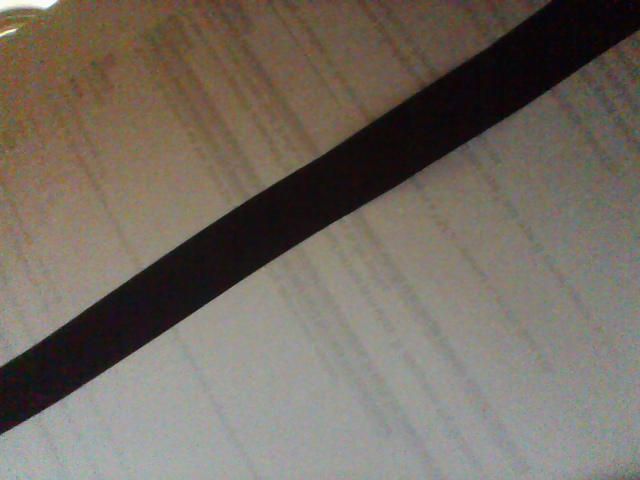
#> input picture pkgproject/images/1der.png, 640 x 480 px, given in place of the camera
$ python main.py
#> lines starting #> are read from the running program, lines starting #| are printed output that depends on the picture; after the words box and inside, x2 and y2 are one past the last pixel; in counts of white or black regions, pixels touching at a corner belong together
### pkgproject/LineFollowerRobot.py
import cv2

from pkgproject.ProcImage import ProcImage


class LineFollowerRobot:
    """
    esta clase se encarga de capturar las imagenes, pasarlas
    para analizar y despues envia el correspondiente mensaje
     atravez del puerto serie
    """
    theta = 0
    threshold = 6

    def __init__(self, camera, com_serial):
        self.camera = camera
        self.com_serial = com_serial

    def star(self):
        while True:
            # for frame in camera.capture_continuous (rawCapture, format = "bgr", use_video_port = True):
            try:
                # grabbed,frame=frame.array
                grabbed, frame = self.camera.read()
#> frame is the input picture: shape (480, 640, 3); mean B, G, R 97.4, 107.1, 115.4
                if grabbed:
                    cv2.imshow('Video', frame)

                    theta, image = ProcImage.process_image(frame)
                    self.com_serial.go_forward_to(self.threshold, theta)
                    theta = 0

                    cv2.imshow("Frame", image)
                    if cv2.waitKey(1) == ord('q'):
                        # Press Q on keyboard to  exit
                        print("Transmisión detenida debido a evento de tecla presionada")
                        self.com_serial.stop_go_forward_to()
                        break

            except KeyboardInterrupt:
                self.com_serial.stop_go_forward_to()
        # Closes all the frames
        cv2.destroyAllWindows()

### pkgproject/ProcImage.py
import math

import cv2
import numpy as np


class ProcImage:
    """
    ProcImage toma una imagen luego lo analiza, realiza los calculos de las lineas
    y devuelve los resultados
    """
    minLineLength = 5
    maxLineGap = 10

    @staticmethod
    def process_image(frame, min_line_length=5, max_line_gap=10):
#> called with min_line_length = 5, max_line_gap = 10
        theta = 0
        image = frame  # frame.array (picamera)
        #image = cv2.imread(r'images/dir_derecha.png') # para probar con fotos descomentar y agregar r'images/name_img.png'
        image = cv2.resize(image, (500, 300))
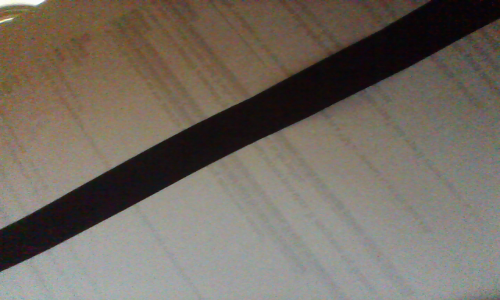
#> image: shape (300, 500, 3); mean B, G, R 97.3, 107, 115.3
        gray = cv2.cvtColor(image, cv2.COLOR_BGR2GRAY)
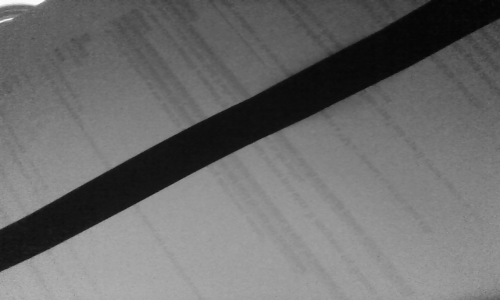
#> gray: shape (300, 500); min 3, max 251, mean 108.4
        blurred = cv2.GaussianBlur(gray, (5, 5), 0)
        edged = cv2.Canny(blurred, 85, 85)
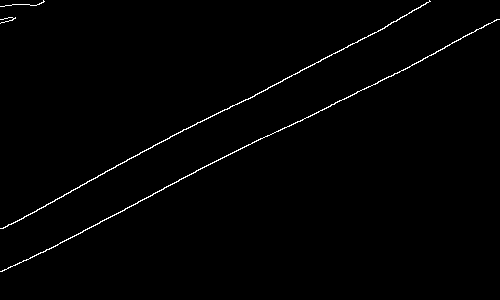
#> edged: shape (300, 500); 0.97% white in thin lines or dots
        lines = cv2.HoughLinesP(edged, 1, np.pi / 180, 10, min_line_length, max_line_gap)
#> lines = 29 rows, first 6: [451, 43, 472, 32], [178, 180, 218, 160], [185, 129, 225, 109], [13, 223, 150, 147], [321, 110, 369, 86], [334, 53, 353, 43]
        for x in range(0, len(lines)):
            for x1, y1, x2, y2 in lines[x]:
                cv2.line(image, (x1, y1), (x2, y2), (0, 255, 0), 2)
                theta = theta + math.atan2((y2 - y1), (x2 - x1))
#> this loop made 29 passes
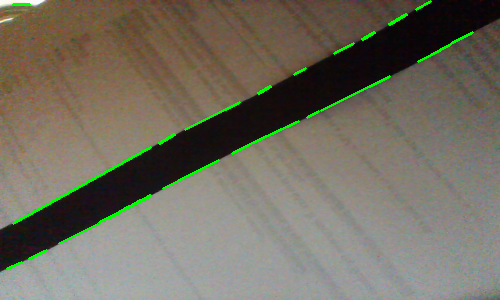
#> image: shape (300, 500, 3); 1.42% of pixels changed, all inside (x1, y1, x2, y2) = (6, 0, 474, 270)
#> after the loop, theta = -13.69
                # print(theta)
        return theta, image

### pkgproject/Camera.py
import time

import cv2


class Camera:
    """
    Esta clase inicia una de las camera
    configure_raspi_camera() -> si se usa una raspberry pi camera
    configure_web_camera() -> si usa una webcam
    """

    def __init__(self, width=640, height=480, fps=30):
        self.width = width
        self.height = height
        self.fps = fps

    # [8 lines left out: function configure_raspi_camera, not called in this run]

    def configure_web_camera(self):
        camera = cv2.VideoCapture(0)
        camera.set(int(3), self.width)
        camera.set(int(4), self.height)
        camera.set(int(5), self.fps)
        time.sleep(0.1)
        return camera

### pkgproject/ComSerial.py
import serial

class ComSerial:

    """
    Esta clase realiza las comunicacnion atravez de puerto serie
    a un microcontrolador y este pueda realizar alguna accion
    """
    timeout = 1

    # threshold = 6
    def __init__(self):
        # serialPort = serial.Serial("/dev/ttyACM0", 115200, timeout=1)           # linux
        pass

    """"
    def __init__(self,Port,baudios):
        self.serialPort=serial.Serial(Port, baudios, self.timeout)  # linux
    """

    def go_forward_to(self, threshold, theta):
        threshold = threshold
        if theta > threshold:
            # self.serialPort.write(chr(3).encode())
            print("Izquierda")
        if theta < -threshold:
            # self.serialPort.write(chr(2).encode())
            print("Derecha")
        if abs(theta) < threshold:
            # self.serialPort.ser.write(chr(1).encode())
            print("Avanzar")
        theta = 0

    def stop_go_forward_to(self):
        # self.self.serialPort.ser.write(chr(4).encode())
        print("Detenerse")

### pkgproject/main.py
from pkgproject.Camera import Camera
from pkgproject.ComSerial import ComSerial
from pkgproject.LineFollowerRobot import LineFollowerRobot


class Main:
    @staticmethod
    def init():
        config_camera = Camera(width=640, height=480, fps=30)
        camera = config_camera.configure_web_camera()

        computer_com = ComSerial()

        line_follower_robot = LineFollowerRobot(camera, computer_com)
        line_follower_robot.star()
#> (key q is pressed here)


if __name__ == '__main__':
    Main.init()

$ run again, on pkgproject/images/2avan.png
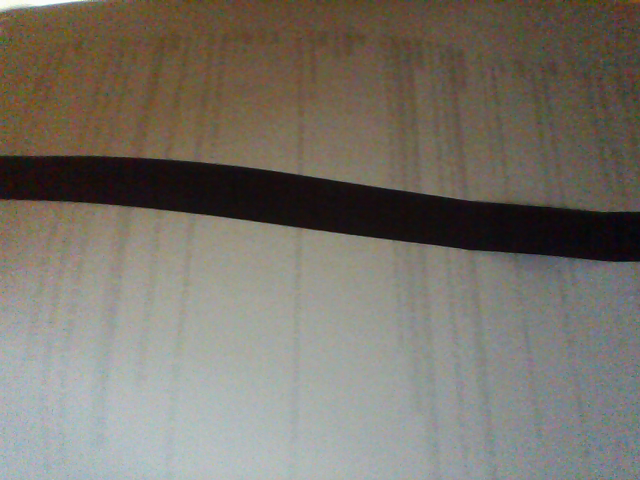
#> input picture pkgproject/images/2avan.png, 640 x 480 px, given in place of the camera
#> in star, frame is the input picture: shape (480, 640, 3); mean B, G, R 105.5, 115.2, 120.5
#> in process_image, `edged = cv2.Canny(blurred, 85, 85)`:
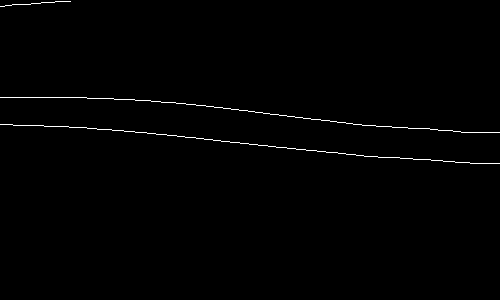
#> edged: shape (300, 500); 0.71% white in thin lines or dots, all inside (x1, y1, x2, y2) = (0, 1, 500, 164)
#> lines = 19 rows, first 6: [51, 126, 61, 126], [255, 112, 269, 113], [461, 132, 471, 132], [213, 140, 229, 141], [475, 163, 489, 163], [23, 125, 33, 125]
#> the loop in process_image, `for x in range(0, len(lines)):` made 19 passes
#> after the loop in process_image, `for x in range(0, len(lines)):`:
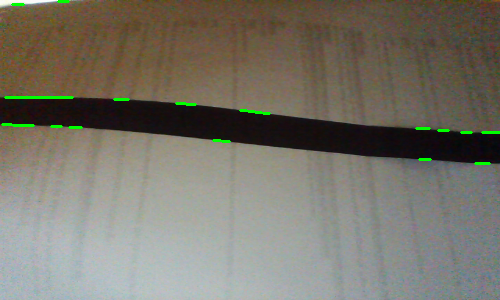
#> image: shape (300, 500, 3); mean B, G, R 105, 116.3, 119.9
#> after the loop in process_image, `for x in range(0, len(lines)):`: theta = 0.308

$ run again, on pkgproject/images/3izq.png
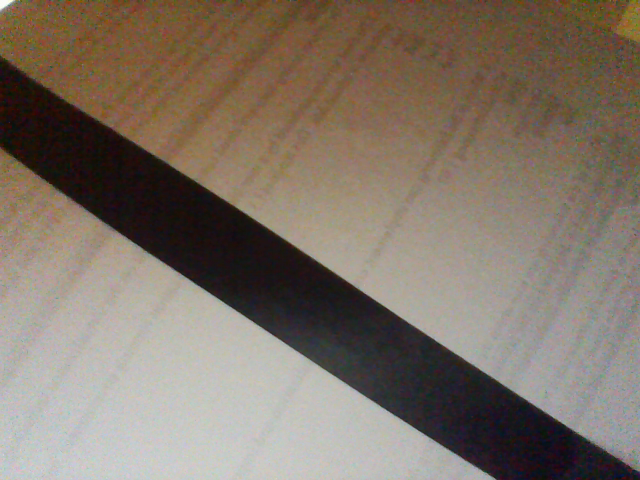
#> input picture pkgproject/images/3izq.png, 640 x 480 px, given in place of the camera
#> in star, frame is the input picture: shape (480, 640, 3); mean B, G, R 103.6, 116.2, 128.6
#> in process_image, `edged = cv2.Canny(blurred, 85, 85)`:
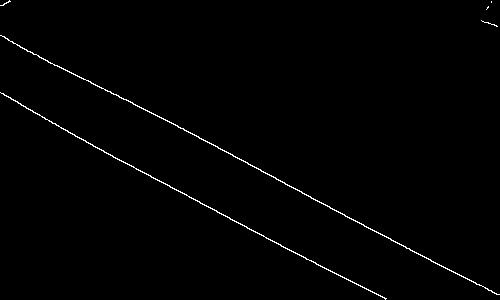
#> edged: shape (300, 500); 0.92% white in thin lines or dots
#> lines = 20 rows, first 6: [366, 226, 445, 268], [115, 157, 303, 257], [232, 155, 276, 178], [132, 103, 181, 128], [17, 102, 31, 110], [38, 56, 97, 85]
#> the loop in process_image, `for x in range(0, len(lines)):` made 20 passes
#> after the loop in process_image, `for x in range(0, len(lines)):`:
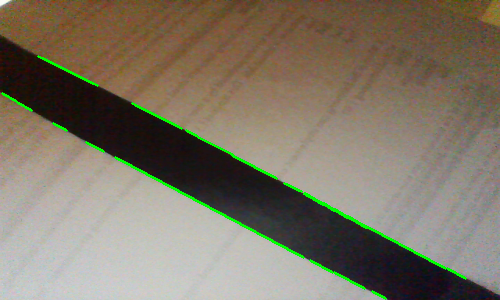
#> image: shape (300, 500, 3); mean B, G, R 102.2, 118.4, 127
#> after the loop in process_image, `for x in range(0, len(lines)):`: theta = 9.97
